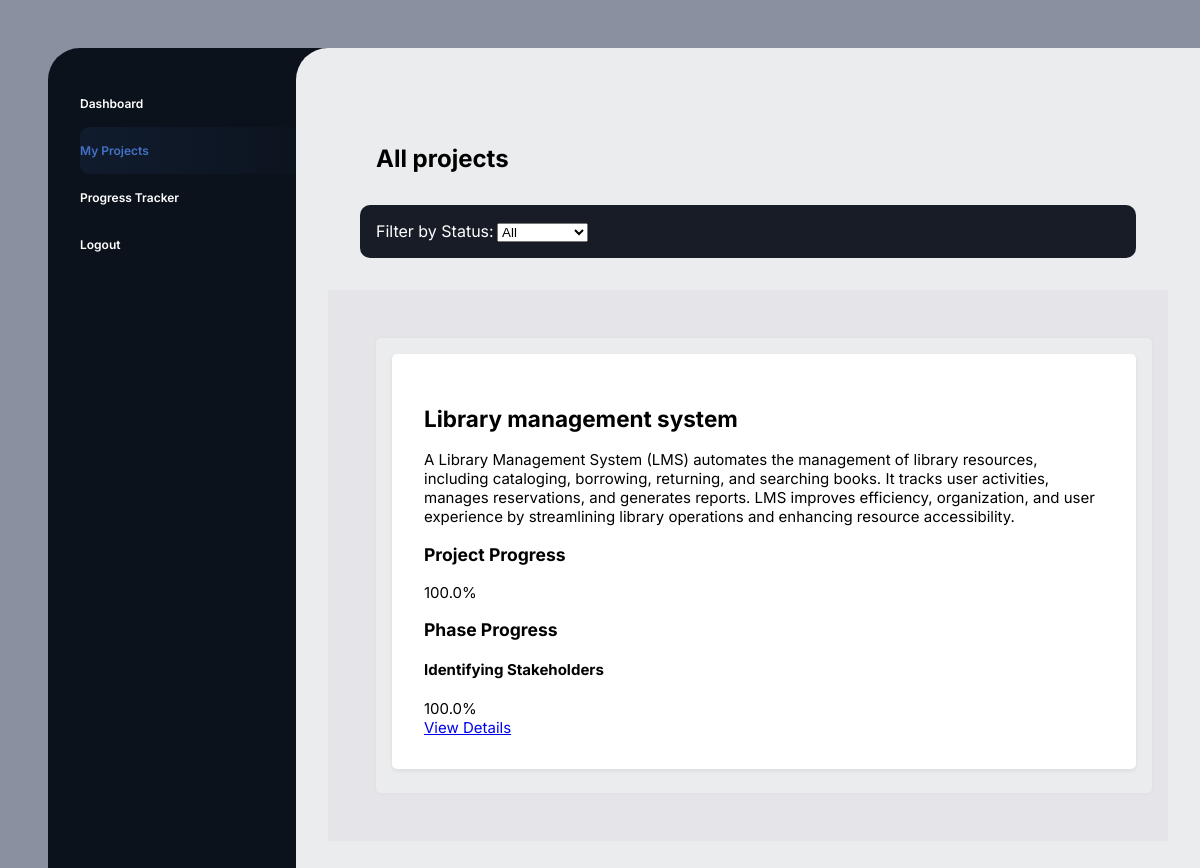
/projects/ (signed in), run on an earlier commit of the app's database.
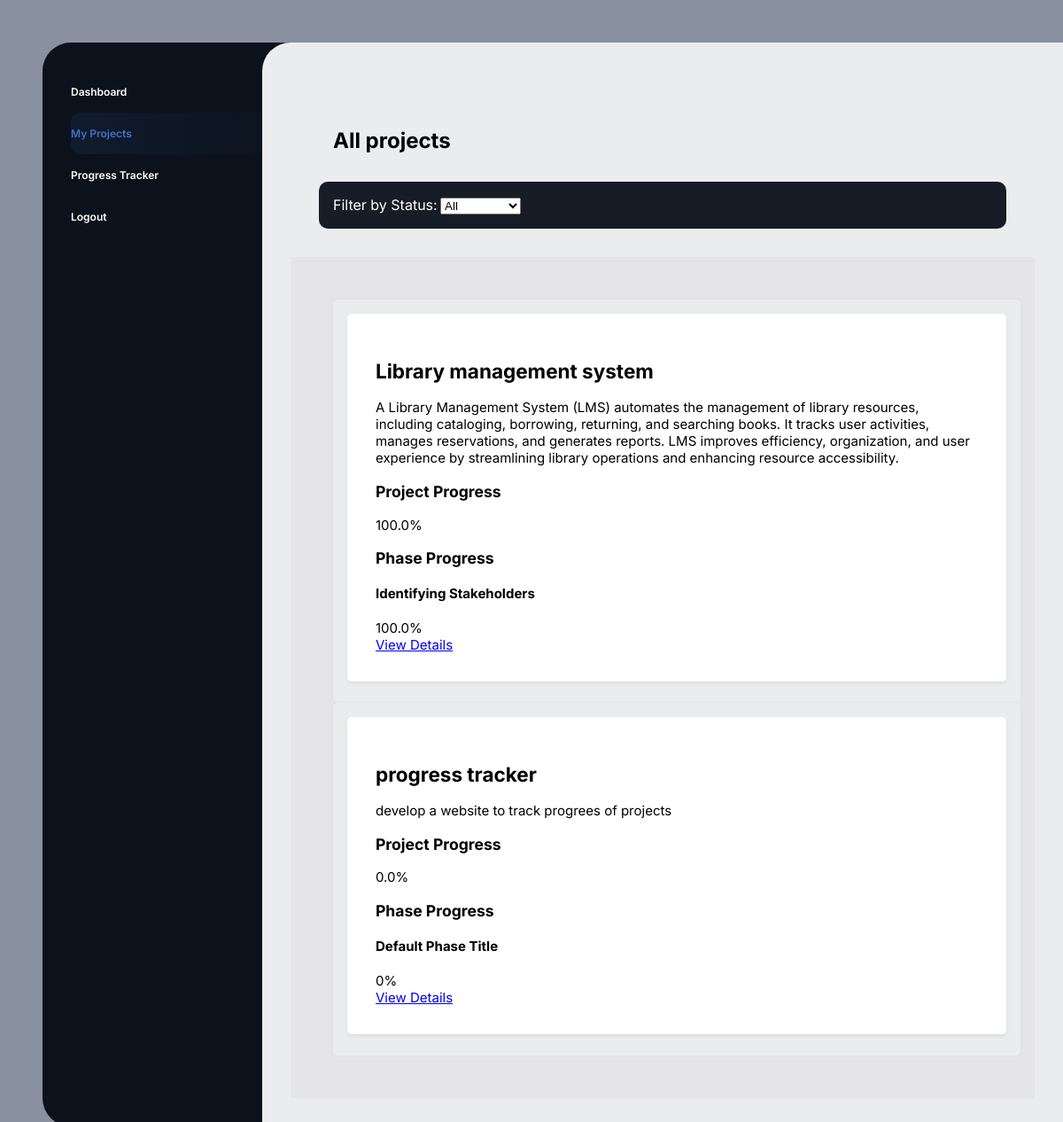
And on a later commit of the database.
### MySiteApp/models.py (models this page shows, shortened)
class Project(models.Model):
    id = models.AutoField(primary_key=True)
    title = models.CharField(max_length=200)
    description = models.TextField(blank=True, null=True)
    start_date = models.DateField()
    due_date = models.DateField(default="2024-12-31")
    owner = models.ForeignKey(User, on_delete=models.CASCADE, related_name='owned_projects',null=True, blank=True)
    mentor = models.ForeignKey(User, on_delete=models.SET_NULL, null=True, blank=True, related_name='mentored_projects')  # Supervisor (mentor)
    students = models.ManyToManyField(
        User, related_name='assigned_projects', blank=True, limit_choices_to={'role': 'student'}
    )
    def completion_percentage(self):
        phases = self.phases.all()
        total_phases = phases.count()
        if total_phases == 0:
            return 0
        completed_phases = sum(phase.completion_percentage() for phase in phases)
        return (completed_phases / total_phases)

class Phases(models.Model):
    id = models.AutoField(primary_key=True)
    title = models.CharField(max_length=100,default="Default Phase Title")
    description = models.TextField(blank=True, null=True)
    due_date = models.DateField()
    status = models.CharField(max_length=50, choices=[('pending', 'Pending'), ('completed', 'Completed')], default='pending')
    project = models.ForeignKey(Project, on_delete=models.CASCADE, related_name='phases')
    mentor_notes = models.TextField(blank=True, null=True)  # Notes from the mentor
    def completion_percentage(self):
        tasks = self.tasks.all()
        total_tasks = tasks.count()
        if total_tasks == 0:
            return 0
        completed_tasks = sum(1 for task in tasks if task.status == 'completed')
        return (completed_tasks / total_tasks) * 100

class Task(models.Model):
    id = models.AutoField(primary_key=True)
    title = models.CharField(max_length=100)
    description = models.TextField(blank=True, null=True)
    due_date = models.DateField()
    status = models.CharField(max_length=50, choices=[('pending', 'Pending'), ('completed', 'Completed')], default='pending')
    phase = models.ForeignKey('Phases', on_delete=models.CASCADE, related_name='tasks')  # link to a phase

### MySiteApp/views.py (the view)
# urls.py: path('projects/', views.all_projects, name='all_projects'),
@login_required
def all_projects(request):
    projects = models.Project.objects.filter(owner=request.user)
    return render(request, 'projects/all_projects.html', {'projects': projects})

### MySiteApp/templates/projects/all_projects.html (shortened to what this page needs)
<!DOCTYPE html>
<html lang="en">
<head>
    {% load static %}
    <link rel="stylesheet" href="{% static 'css/style.css' %}">
    <link rel="stylesheet" href="https://cdnjs.cloudflare.com/ajax/libs/font-awesome/5.15.3/css/all.min.css">
</head>
<body>
    <div class="site-wrap">
        <nav class="site-nav">
            <a href="{% url 'student_dashboard' %}" >Dashboard</a>
            <a href="{% url 'all_projects' %}"class="active">My Projects</a>
            <a href="{% url 'progress_tracker' %}">Progress Tracker</a>
            <a href="{% url 'login' %}">Logout</a>
        </nav>
        <main>
            <header>
                <h1>All projects</h1>
            </header>
            <div class="note">
                <label for="filter-status" class="font-semibold">Filter by Status:</label>
                <select id="filter-status" class="form-select p-2 bg-white border border-gray-300 rounded-lg">
                    <option value="all">All</option>
                </select>
            </div>
            <div class="content-rows">
                {% for project in projects %}
                <div class="cols">
                    <div class="item">
                        <h2 class="text-xl font-semibold">{{ project.title }}</h2>
                        <p class="text-sm text-gray-600">{{ project.description }}</p>
                        <div>
                            <h3 class="font-semibold">Project Progress</h3>
                            <div class="progress-bar-container">
                                <div class="progress-bar-label">{{ project.completion_percentage }}%</div>
                            </div>
                        </div>
                        <div class="mt-4">
                            <h3 class="text-lg font-semibold">Phase Progress</h3>
                            {% for phase in project.phases.all %}
                            <div class="mt-2">
                                <h4 class="font-medium">{{ phase.title }}</h4>
                                <div class="progress-bar-container">
                                    <div class="progress-bar-label">{{ phase.completion_percentage }}%</div>
                                </div>
                            </div>
                            {% endfor %}
                        </div>
                        <div class="mt-4">
                            <a href="{% url 'project_details' project.id %}" class="text-blue-600 hover:underline">View Details</a>
                        </div>
                    </div>
                </div>
                {% endfor %}
            </div>
        </main>
    </div>
</body>
</html>

What changed in the data, as far as the page shows it:
added Project: title "progress tracker", description "develop a website to track progrees of projects", completion_percentage "0.0"
added Phases: title "Default Phase Title", completion_percentage "0", shown under "progress tracker"
